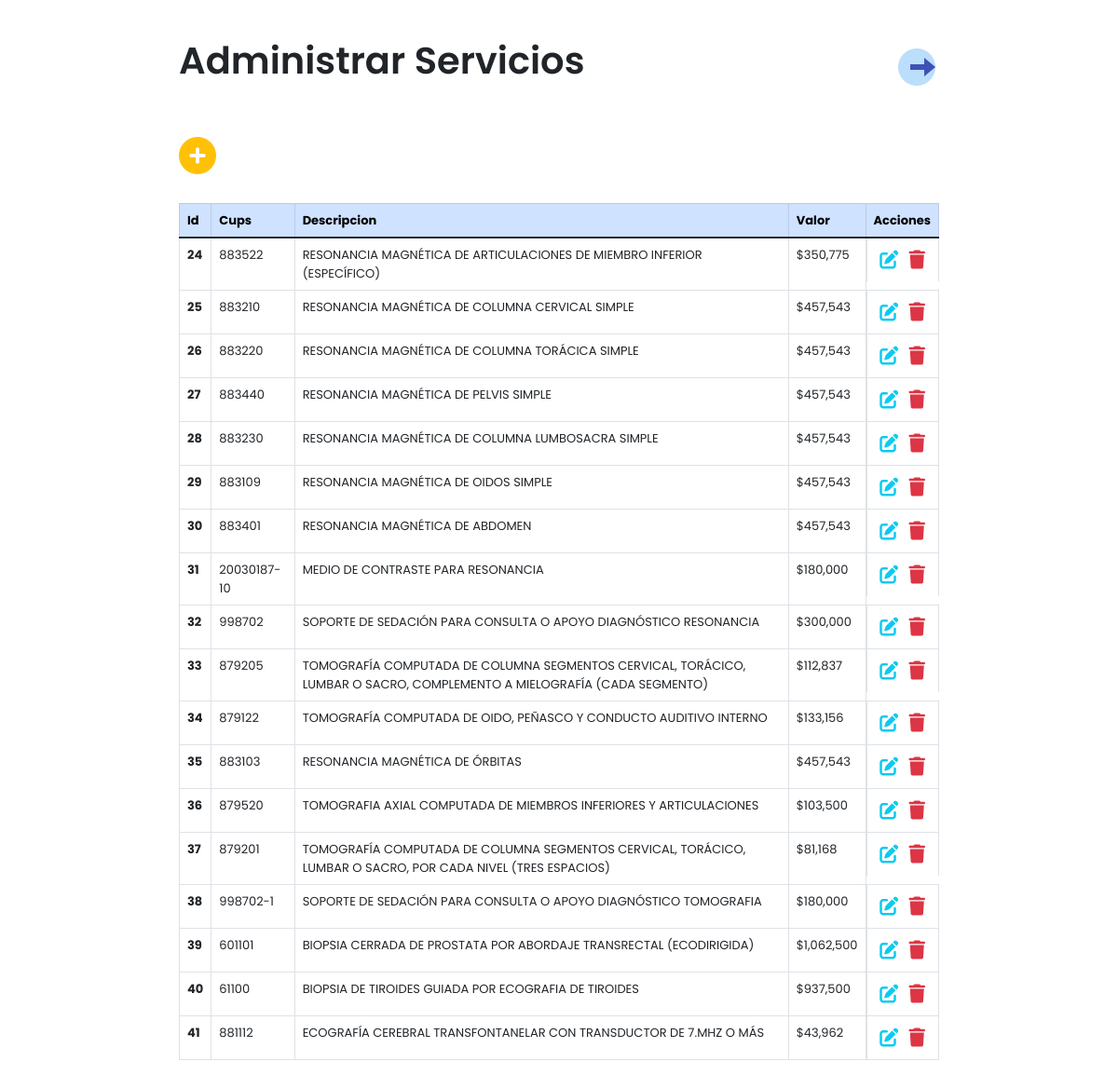
The page /admin.php (signed in) on the database its author committed.
### tables this page shows
CREATE TABLE `servicios` (
  `id` int(10) NOT NULL,
  `cups` varchar(20) NOT NULL,
  `descripcion` varchar(500) NOT NULL,
  `valor` decimal(20,0) NOT NULL
);

### admin.php (the view, shortened to what this page needs)
<!DOCTYPE html>
<html lang="en">
<head>
    <link rel="stylesheet" href="	https://cdn.jsdelivr.net/npm/bootstrap@5.2.2/dist/css/bootstrap.min.css">
    <link rel="stylesheet" href="sass/crud.css">
    <link
    rel="stylesheet"
    href="https://cdnjs.cloudflare.com/ajax/libs/animate.css/4.1.1/animate.min.css"/>
</head>
<body>
<div class="container-fluid animate__animated animate__fadeInLeft">
<?php
include('connetion.php');
$sql= 'SELECT * FROM servicios';
$resul = mysqli_query($connetion, $sql);
?>
<br><br><div class="bnt__add__logout">
<h1>Administrar Servicios</h1>
<a id="btn_logout" class="btnLogut" href="logoutAdmin.php" role="button"><img src="./icons/logout.png" alt="Cerrar sesion" title="Cerrar sesion"></a>
</div><br><br>
<a href="add.php" title="Agregar Servicio" class="btnAdd"><i class="fa-solid fa-circle-plus text-warning"></i></a><br><br>
<table class="table table-hover table-bordered ">
<thead class="table-primary">
<tr>
  <th scope="col">Id</th>
  <th scope="col">Cups</th>
  <th scope="col">Descripcion</th>
  <th scope="col">Valor</th>
  <th scope="col">Acciones</th>
</tr>
</thead>
<tbody class="table-group-divider">
<?php
while($rows = mysqli_fetch_assoc($resul)){
?>
<tr>
  <th scope="row"><?php echo $rows['id']?></th>
  <td><?php echo $rows['cups']?></td>
  <td id="valDesc"><?php echo $rows['descripcion']?></td>
  <td>$<?php echo number_format($rows['valor'])?></td>
  <td class="acciones"><?php echo "<a class='btnActions' href='edit.php?id=".$rows['id']."' title='Editar'><i class='fa-solid fa-pen-to-square text-info'></i></a>";?><?php echo "<a class='btnActions' href='delete.php?id=".$rows['id']."' title='Eliminar' onclick='return confirmar()'><i class='fa-solid fa-trash text-danger'></i></a>";?> </td>
</tr>
<?php }?>
</tbody>
</table>
</div>
</body>
</html>

### sass/crud.css (style rules this page uses)
* { margin: 0px; padding: 0px; }
body { font-family: "Poppins", sans-serif; }
.container-fluid { width: 70%; font-size: 13px; }
.container-fluid a { font-size: 40px; }
.container-fluid .btnActions { font-size: 20px; }
.container-fluid h1 { font-weight: 600; }
.container-fluid .acciones { display: flex; justify-content: space-around; }
.bnt__add__logout { display: flex; justify-content: space-between; align-items: center; }

### rows shown on the page
servicios: id "24", cups "883522", descripcion "RESONANCIA MAGNÉTICA DE ARTICULACIONES DE MIEMBRO INFERIOR (ESPECÍFICO)", valor "350,775"
servicios: id "25", cups "883210", descripcion "RESONANCIA MAGNÉTICA DE COLUMNA CERVICAL SIMPLE", valor "457,543"
servicios: id "26", cups "883220", descripcion "RESONANCIA MAGNÉTICA DE COLUMNA TORÁCICA SIMPLE", valor "457,543"
servicios: id "27", cups "883440", descripcion "RESONANCIA MAGNÉTICA DE PELVIS SIMPLE", valor "457,543"
servicios: id "28", cups "883230", descripcion "RESONANCIA MAGNÉTICA DE COLUMNA LUMBOSACRA SIMPLE", valor "457,543"
servicios: id "29", cups "883109", descripcion "RESONANCIA MAGNÉTICA DE OIDOS SIMPLE", valor "457,543"
servicios: id "30", cups "883401", descripcion "RESONANCIA MAGNÉTICA DE ABDOMEN", valor "457,543"
servicios: id "31", cups "20030187-10", descripcion "MEDIO DE CONTRASTE PARA RESONANCIA", valor "180,000"
servicios: id "32", cups "998702", descripcion "SOPORTE DE SEDACIÓN PARA CONSULTA O APOYO DIAGNÓSTICO RESONANCIA", valor "300,000"
servicios: id "33", cups "879205", descripcion "TOMOGRAFÍA COMPUTADA DE COLUMNA SEGMENTOS CERVICAL, TORÁCICO, LUMBAR O SACRO, COMPLEMENTO A MIELOGRAFÍA (CADA SEGMENTO)", valor "112,837"
servicios: id "34", cups "879122", descripcion "TOMOGRAFÍA COMPUTADA DE OIDO, PEÑASCO Y CONDUCTO AUDITIVO INTERNO", valor "133,156"
servicios: id "35", cups "883103", descripcion "RESONANCIA MAGNÉTICA DE ÓRBITAS", valor "457,543"
servicios: id "36", cups "879520", descripcion "TOMOGRAFIA AXIAL COMPUTADA DE MIEMBROS INFERIORES Y ARTICULACIONES", valor "103,500"
servicios: id "37", cups "879201", descripcion "TOMOGRAFÍA COMPUTADA DE COLUMNA SEGMENTOS CERVICAL, TORÁCICO, LUMBAR O SACRO, POR CADA NIVEL (TRES ESPACIOS)", valor "81,168"
servicios: id "38", cups "998702-1", descripcion "SOPORTE DE SEDACIÓN PARA CONSULTA O APOYO DIAGNÓSTICO TOMOGRAFIA", valor "180,000"
servicios: id "39", cups "601101", descripcion "BIOPSIA CERRADA DE PROSTATA POR ABORDAJE TRANSRECTAL (ECODIRIGIDA)", valor "1,062,500"
servicios: id "40", cups "61100", descripcion "BIOPSIA DE TIROIDES GUIADA POR ECOGRAFIA DE TIROIDES", valor "937,500"
servicios: id "41", cups "881112", descripcion "ECOGRAFÍA CEREBRAL TRANSFONTANELAR CON TRANSDUCTOR DE 7.MHZ O MÁS", valor "43,962"
